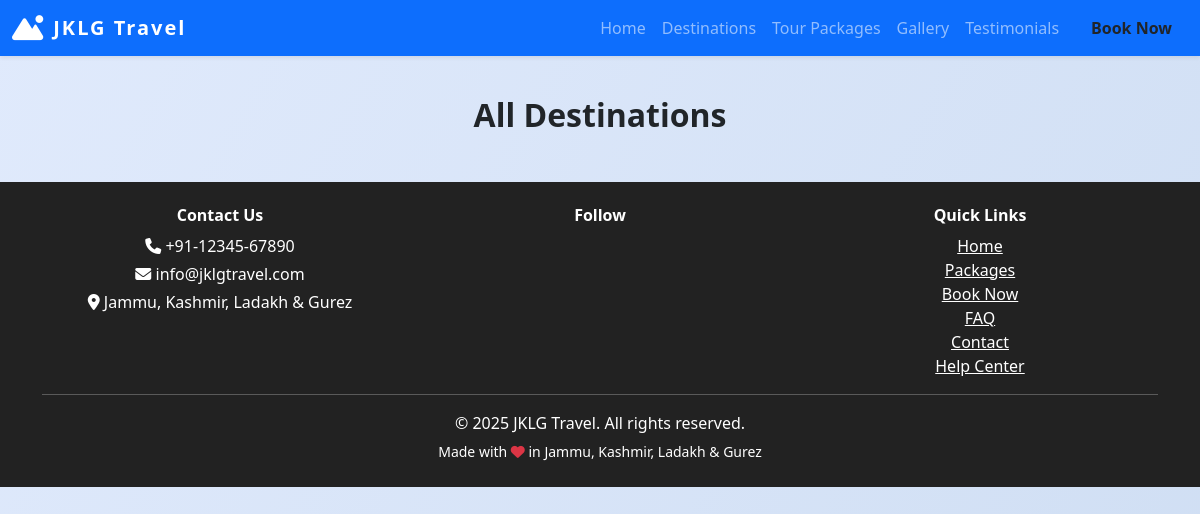
The app's page /places, older data.
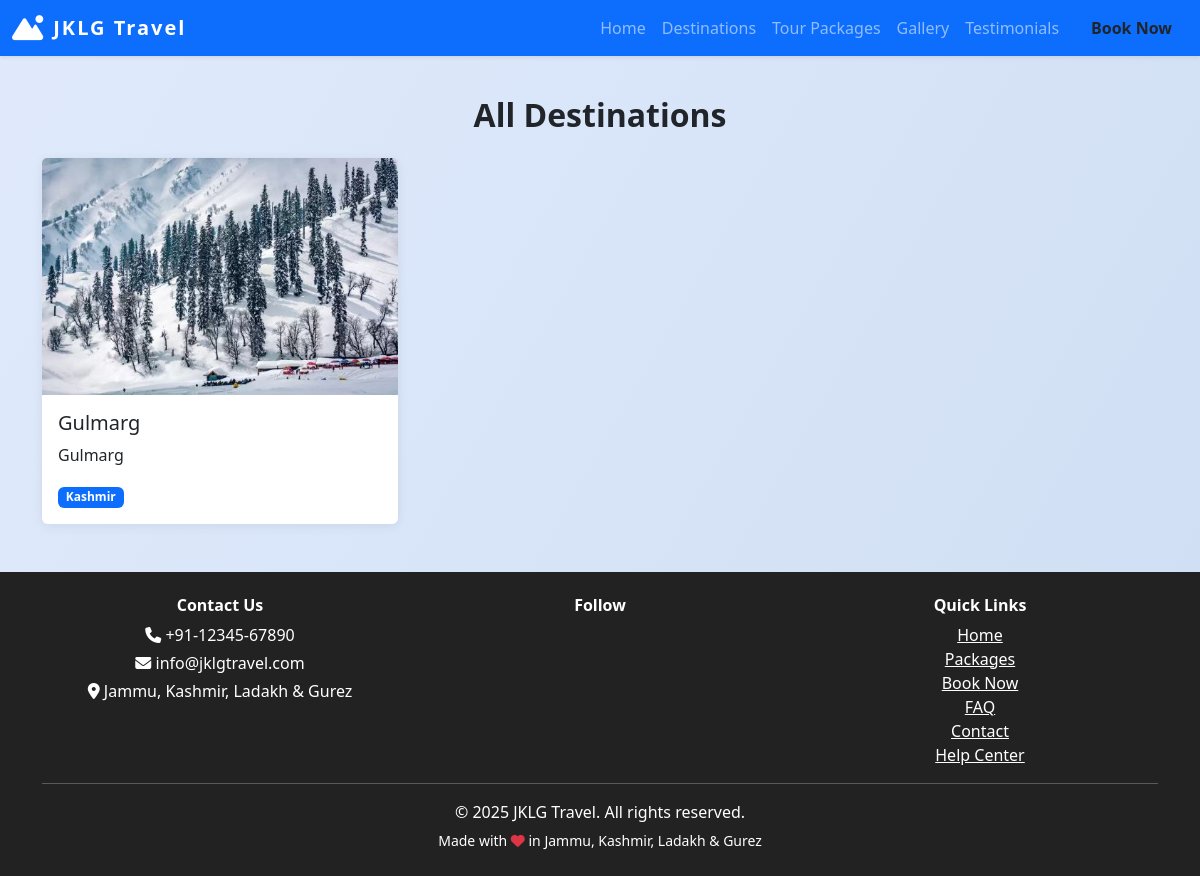
The same page, newer data.
### models.py (models this page shows)
class SiteSettings(db.Model):
    id = db.Column(db.Integer, primary_key=True)
    site_name = db.Column(db.String(120), default='JKLG Travel')
    site_title = db.Column(db.String(200), default='JKLG Travel - Explore Jammu, Kashmir, Ladakh & Gurez')
    logo = db.Column(db.String(200))
    phone = db.Column(db.String(30), default='+91-12345-67890')
    email = db.Column(db.String(120), default='info@jklgtravel.com')
    address = db.Column(db.String(200), default='Jammu, Kashmir, Ladakh & Gurez')
    facebook = db.Column(db.String(120))  # Username only
    instagram = db.Column(db.String(120))  # Username only
    twitter = db.Column(db.String(120))  # Username only
    linkedin = db.Column(db.String(120))  # Username only
    youtube = db.Column(db.String(120))  # Channel/user ID only
    whatsapp = db.Column(db.String(30))  # Number only
    telegram = db.Column(db.String(120))  # Username only
    meta_description = db.Column(db.String(300))
    about = db.Column(db.Text)
    google_analytics_id = db.Column(db.String(32))

class Place(db.Model):
    id = db.Column(db.Integer, primary_key=True)
    name = db.Column(db.String(120), nullable=False)
    description = db.Column(db.Text, nullable=False)
    region = db.Column(db.String(50), nullable=False)  # Jammu, Kashmir, Ladakh, Gurez
    image = db.Column(db.String(200))

### views.py (the view)
@main.route('/places')
def places():
    page = request.args.get('page', 1, type=int)
    per_page = 6
    pagination = Place.query.paginate(page=page, per_page=per_page, error_out=False)
    places = pagination.items
    return render_template('places.html', places=places, pagination=pagination)

### views.py (called while the page is built)
@main.context_processor
def inject_site_settings():
    settings = SiteSettings.query.first()
    return dict(site_settings=settings)

### templates/places.html (shortened to what this page needs)
{% extends 'base.html' %}
{% block content %}
<h2 class="section-title text-center">All Destinations</h2>
<div class="row row-cols-1 row-cols-md-2 row-cols-lg-3 g-4">
    {% for place in places %}
    <div class="col">
        <div class="card h-100">
            <img src="{{ url_for('static', filename='places/' + place.image) if place.image else 'https://via.placeholder.com/600x400?text=Place' }}" class="card-img-top" alt="{{ place.name }}">
            <div class="card-body">
                <h5 class="card-title">{{ place.name }}</h5>
                <p class="card-text">{{ place.description }}</p>
                <span class="badge bg-primary">{{ place.region }}</span>
            </div>
        </div>
    </div>
    {% endfor %}
</div>
{% endblock %}

### templates/base.html (shortened to what this page needs)
<!DOCTYPE html>
<html lang="en">
<head>
    <link rel="stylesheet" href="https://cdn.jsdelivr.net/npm/bootstrap@5.3.0/dist/css/bootstrap.min.css">
    <link rel="stylesheet" href="https://cdnjs.cloudflare.com/ajax/libs/font-awesome/6.4.0/css/all.min.css">
</head>
<body>
    <nav class="navbar navbar-expand-lg navbar-dark bg-primary shadow-sm">
        <div class="container-fluid">
            <a class="navbar-brand d-flex align-items-center gap-2" href="/">
                {% if site_settings and site_settings.logo %}
                    <img src="{{ url_for('static', filename=site_settings.logo) }}" alt="Logo" style="height:36px; width:auto; border-radius:6px;">
                {% else %}
                    <i class="fa fa-mountain-sun fa-lg"></i>
                {% endif %}
                {{ site_settings.site_name if site_settings and site_settings.site_name else 'JKLG Travel' }}
            </a>
            <div class="collapse navbar-collapse" id="navbarNav">
                <ul class="navbar-nav ms-auto">
                    <li class="nav-item"><a class="nav-link" href="/">Home</a></li>
                    <li class="nav-item"><a class="nav-link" href="/places">Destinations</a></li>
                    <li class="nav-item"><a class="nav-link" href="/packages">Tour Packages</a></li>
                    <li class="nav-item"><a class="nav-link" href="/gallery">Gallery</a></li>
                    <li class="nav-item"><a class="nav-link" href="/testimonials">Testimonials</a></li>
                    <li class="nav-item"><a class="nav-link btn btn-warning text-dark ms-2 px-3 fw-bold" href="/book">Book Now</a></li>
                </ul>
            </div>
        </div>
    </nav>
    <div class="container mt-4">
        {% block content %}{% endblock %}
    </div>
    <footer class="footer text-center mt-5">
        <div class="container">
            <div class="row mb-2">
                <div class="col-md-4 mb-2 mb-md-0">
                    <h6 class="fw-bold">Contact Us</h6>
                    <p class="mb-1"><i class="fa fa-phone"></i> {{ site_settings.phone if site_settings and site_settings.phone else '+91-12345-67890' }}</p>
                    <p class="mb-1"><i class="fa fa-envelope"></i> {{ site_settings.email if site_settings and site_settings.email else 'info@jklgtravel.com' }}</p>
                    <p class="mb-1"><i class="fa fa-map-marker-alt"></i> {{ site_settings.address if site_settings and site_settings.address else 'Jammu, Kashmir, Ladakh & Gurez' }}</p>
                </div>
                <div class="col-md-4 mb-2 mb-md-0">
                    <h6 class="fw-bold">Follow</h6>
                </div>
                <div class="col-md-4">
                    <h6 class="fw-bold">Quick Links</h6>
                    <a href="/" class="d-block text-white">Home</a>
                    <a href="/packages" class="d-block text-white">Packages</a>
                    <a href="/book" class="d-block text-white">Book Now</a>
                    <a href="/faq" class="d-block text-white">FAQ</a>
                    <a href="/contact" class="d-block text-white">Contact</a>
                    <a href="/help" class="d-block text-white">Help Center</a>
                </div>
            </div>
            <hr class="bg-light">
            <p class="mb-1">&copy; {{ 2025 }} {{ site_settings.site_name if site_settings and site_settings.site_name else 'JKLG Travel Agency' }}. All rights reserved.</p>
            <small>Made with <i class="fa fa-heart text-danger"></i> in Jammu, Kashmir, Ladakh & Gurez</small>
        </div>
    </footer>
</body>
</html>

### templates/base.html (style rules this page uses)
body { background: linear-gradient(120deg, #e0eafc, #cfdef3 100%); min-height: 100vh; }
.navbar-brand { font-weight: bold; letter-spacing: 2px; }
.section-title { margin-top: 40px; margin-bottom: 24px; font-weight: 700; }
.card { box-shadow: 0 2px 12px rgba(0,0,0,0.07); border: none; }
.footer { background: #222; color: #fff; padding: 24px 0; margin-top: 48px; }
.footer a { color: #fff; text-decoration: underline; }

Row changes from the older to the newer data that the page shows:
added Place: image (picture), name "Gulmarg", description "Gulmarg", region "Kashmir"
